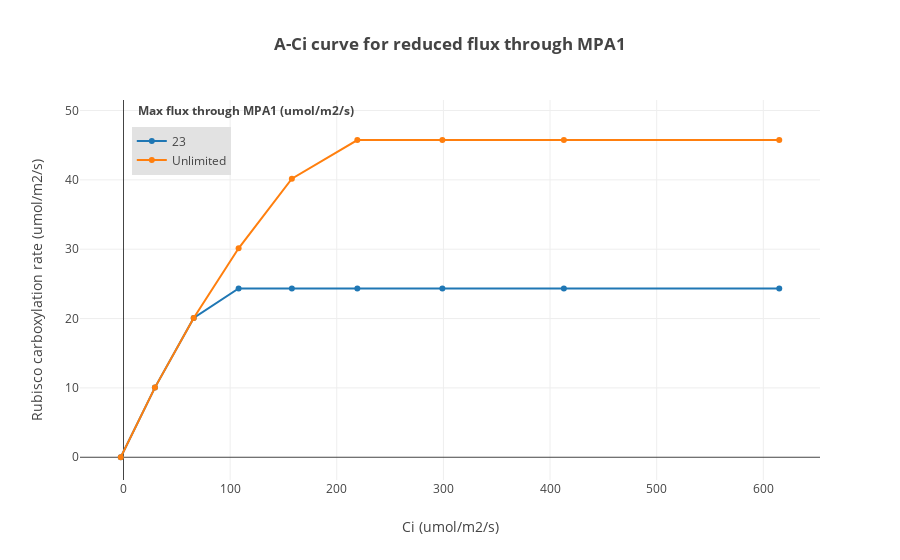

Here is the notebook cell this chart was saved with:
### Markdown cell above
## 4. Figures

### Code cell
#Generate A-Ci curve for each reaction to be knocked down

for reaction, reaction_name in D_reactions.items():
    figureDF = pd.DataFrame(columns=['Cm','Ci','Reaction_max_flux','Rubisco_flux'])
    for experiment,reaction in D_pfba.items():
        CmRegex=re.search("CO2:\d+",experiment)
        Cm=CmRegex.group()[4:]
        Ci=np.log(1-((int(Cm)-0.8531363)/88.0631634))/(-np.exp(-5.59291))
        reactionMax=re.search(reaction_name+":\d+",experiment)
        reactionMax2='Unlimited' if reactionMax.group()[5:]=='1000000' else str(reactionMax.group()[5:])
        figureDF.loc[experiment]=[Cm,Ci,reactionMax2,reaction['[B]_RBC_h']]

    D_traces = {}
    for flux in figureDF.Reaction_max_flux.unique():
        figureDFFilter = figureDF[figureDF.Reaction_max_flux==flux]
        figureDFFilter=figureDFFilter.sort_values(by=['Ci'])
        D_traces['trace_'+flux]=go.Scatter(x=figureDFFilter['Ci'],y=figureDFFilter['Rubisco_flux'],name=flux)

    xAxisTemplate=dict(title='Ci (umol/m2/s)')
    yAxisTemplate=dict(title='Rubisco carboxylation rate (umol/m2/s)')
    layout=go.Layout(title='<b> A-Ci curve for reduced flux through '+reaction_name +' </b>',
                     showlegend=True,xaxis=xAxisTemplate,yaxis=yAxisTemplate,
                    legend=dict(x=0.07,y=0.93,bgcolor='#E2E2E2'),annotations=[dict(x=115,y=50,text='<b>Max flux through '+reaction_name+' (umol/m2/s)</b>',showarrow=False)])
    data=[]
    for key,item in D_traces.items():
        data.append(item)
    fig=go.Figure(data=data,layout=layout)
    iplot(fig)

### Figure 1 — Plotly figure (JSON) as saved in the notebook; plotly's stock layout.template omitted (floating-point values rounded to 4 significant figures)
{"data": [{"name": "23", "type": "scatter", "uid": "99da158f-2087-4523-99c4-9115d18e65b5", "x": [-2.589, 29.45, 65.83, 107.9, 157.9, 219.3, 299.0, 413.0, 614.9, null, null, null, null], "y": [0, 10.04, 20.09, 24.34, 24.34, 24.34, 24.34, 24.34, 24.34, 24.34, 24.34, 24.34, 24.34]}, {"name": "Unlimited", "type": "scatter", "uid": "7e0ca349-7760-48e0-8e09-3676ad334123", "x": [-2.589, 29.45, 65.83, 107.9, 157.9, 219.3, 299.0, 413.0, 614.9, null, null, null, null], "y": [0, 10.04, 20.09, 30.13, 40.18, 45.74, 45.74, 45.74, 45.74, 45.74, 45.74, 45.74, 45.74]}], "layout": {"annotations": [{"showarrow": false, "text": "<b>Max flux through MPA1 (umol/m2/s)</b>", "x": 115, "y": 50}], "legend": {"bgcolor": "#E2E2E2", "x": 0.07, "y": 0.93}, "showlegend": true, "title": {"text": "<b> A-Ci curve for reduced flux through MPA1 </b>"}, "xaxis": {"title": {"text": "Ci (umol/m2/s)"}}, "yaxis": {"title": {"text": "Rubisco carboxylation rate (umol/m2/s)"}}}}
